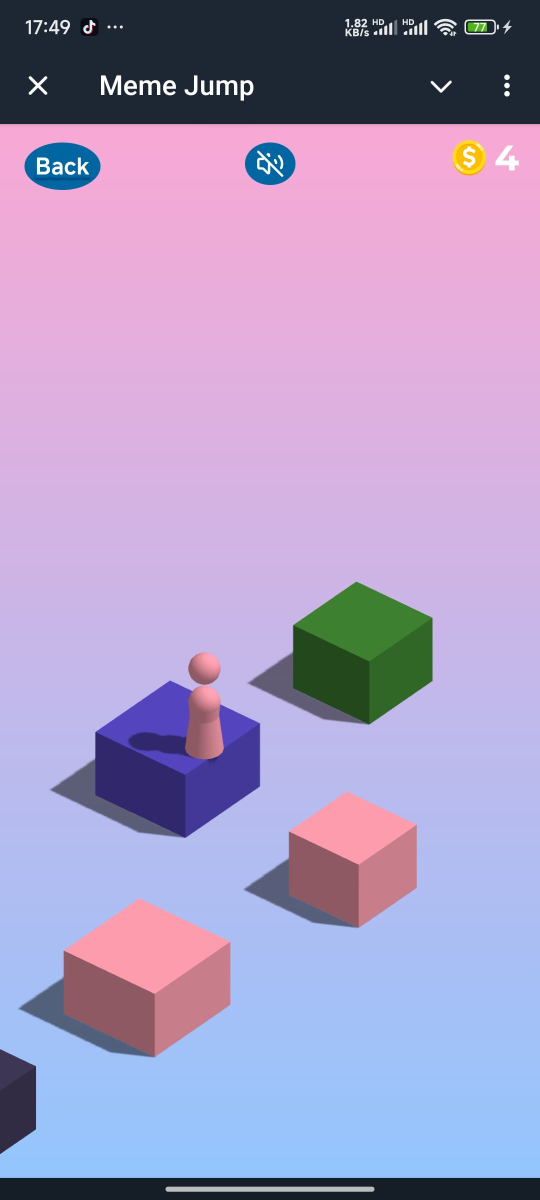
#> input picture 4.png, 1080 x 2400 px (shown at 1/2 size)
$ python edge_detect.py
#> lines starting #> are read from the running program, lines starting #| are printed output that depends on the picture; after the words box and inside, x2 and y2 are one past the last pixel; in counts of white or black regions, pixels touching at a corner belong together
import cv2


# [48 lines left out: function test, not called in this run]


def get_target(input_filename):
#> called with input_filename = '4.png'
    image = cv2.imread(input_filename, cv2.IMREAD_GRAYSCALE)
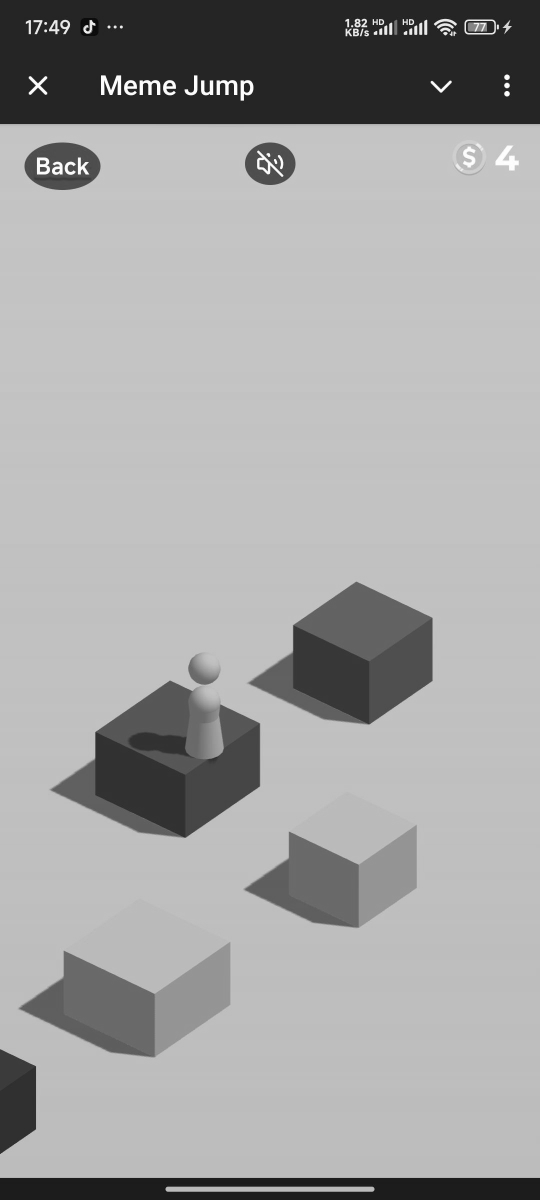
#> image: shape (2400, 1080) (shown at 1/2 size); min 0, max 255, mean 164.1
    h, w = image.shape
#> h = 2400; w = 1080

    image = cv2.Canny(image, threshold1=10, threshold2=20)
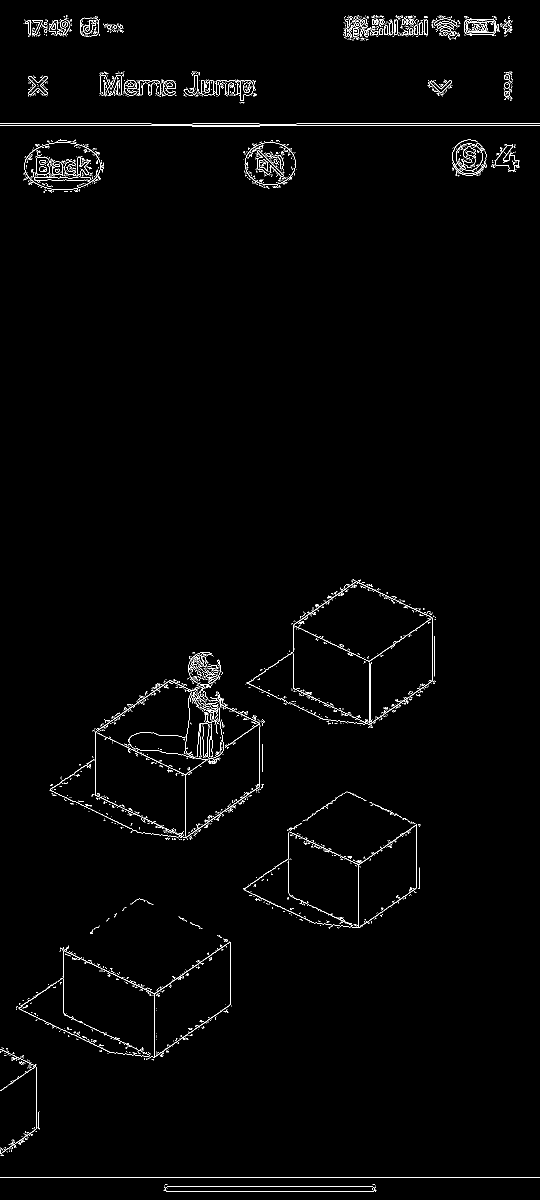
#> image: shape (2400, 1080) (shown at 1/2 size); 1.3% white in thin lines or dots
    image = cv2.rectangle(image, (0, 0), (1080, 400), (0, 0, 0), thickness=cv2.FILLED)
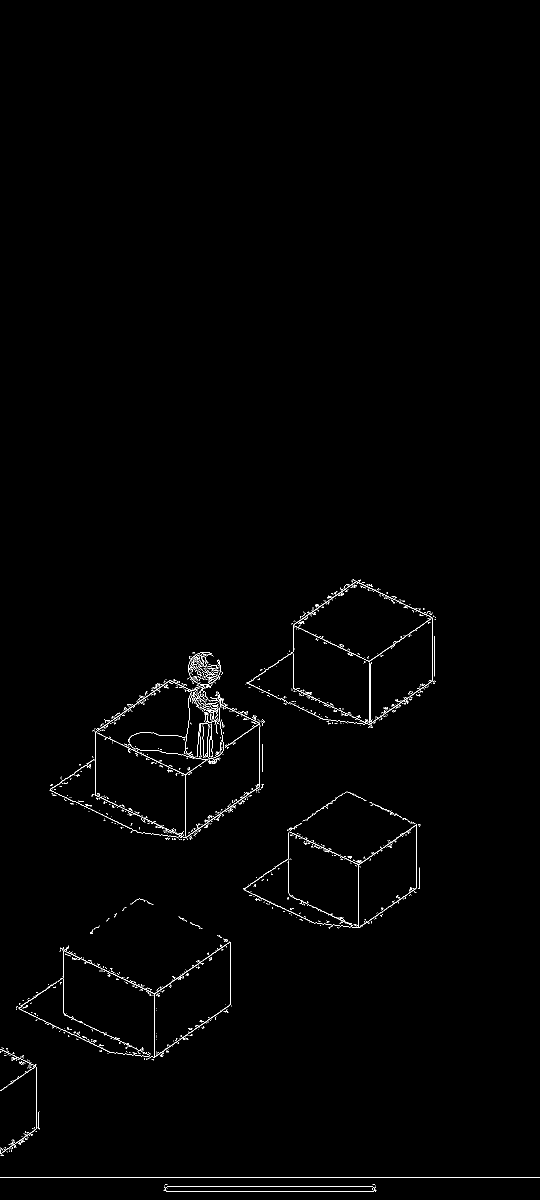
#> image: shape (2400, 1080) (shown at 1/2 size); 0.74% white in thin lines or dots, all inside (x1, y1, x2, y2) = (0, 1159, 1080, 2384)
    _, image = cv2.threshold(image, 127, 255, cv2.THRESH_BINARY)

    mmin_y = h
#> mmin_y = 2400

    for i in range(h):
        for j in range(w):
            if image[i, j] == 255:
                if i < mmin_y:
                    mmin_y = i
#> after the loop, mmin_y = 1159

    min_y = mmin_y
#> min_y = 1159
    min_x = w
#> min_x = 1080
    count_x = 0
    for i in range(h):
        for j in range(w):
            if image[i, j] == 255:
                if i < mmin_y + 10:
                    min_x += j
                    count_x += 1
#> after the loop, count_x = 69; min_x = 50306

    min_x = int(min_x / count_x)
#> min_x = 729
    min_y = min_y + 80
#> min_y = 1239
    for i in range(50):
        for j in range(50):
            image[min_y - 25 + i, min_x - 25 + j] = 255
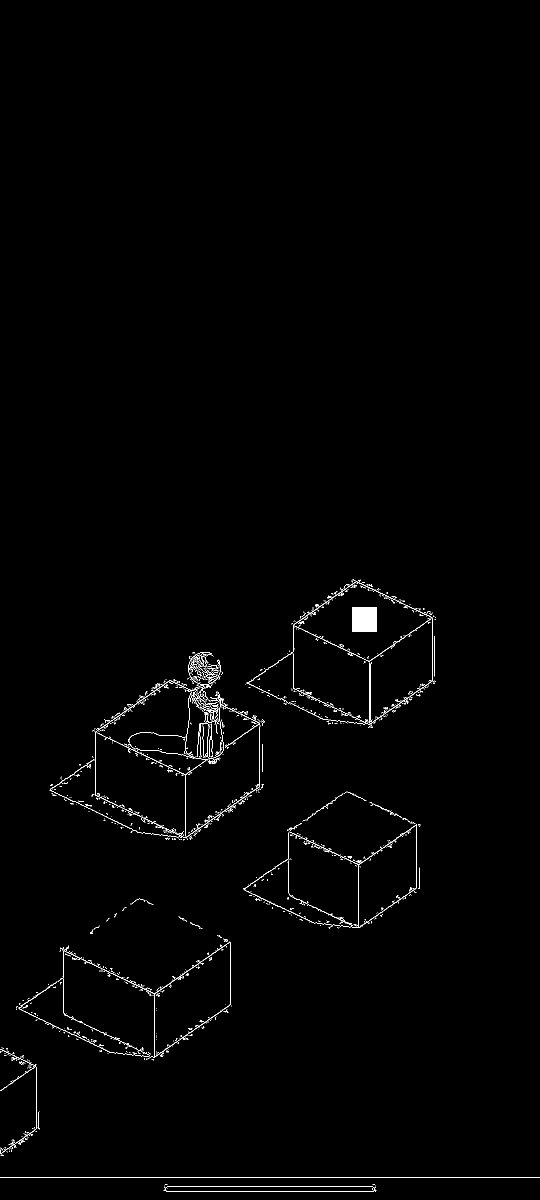
#> image: shape (2400, 1080) (shown at 1/2 size); 0.84% white in thin lines or dots, all inside (x1, y1, x2, y2) = (0, 1159, 1080, 2384)

    return (min_x, min_y)


if __name__ == "__main__":
    print(get_target("4.png"))

$ run again, with 1.png copied over 4.png
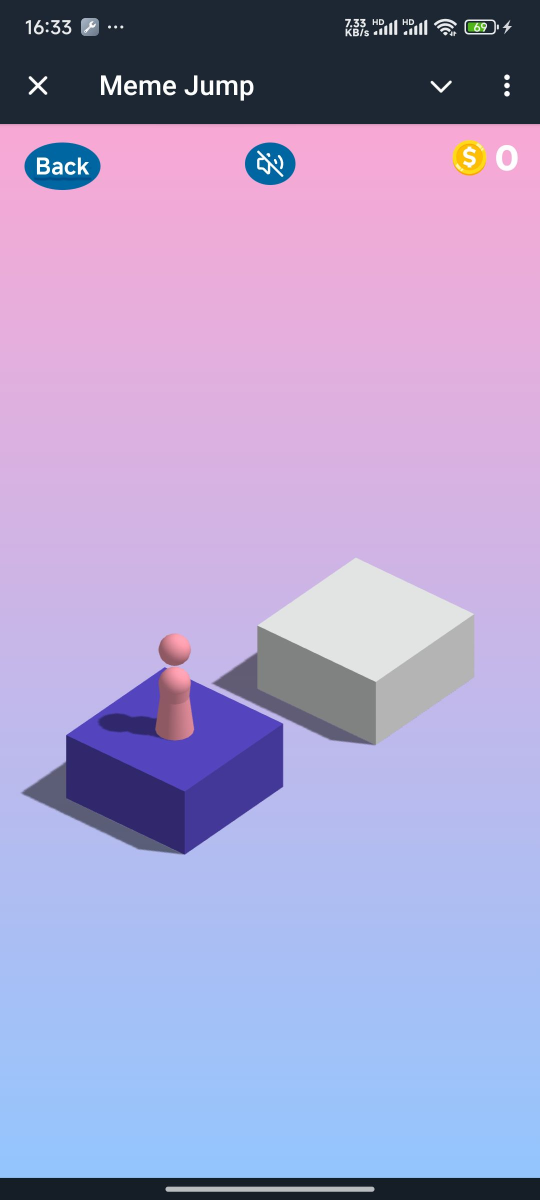
#> input picture 1.png, 1080 x 2400 px (shown at 1/2 size)
#> in get_target, `image = cv2.Canny(image, threshold1=10, threshold2=20)`:
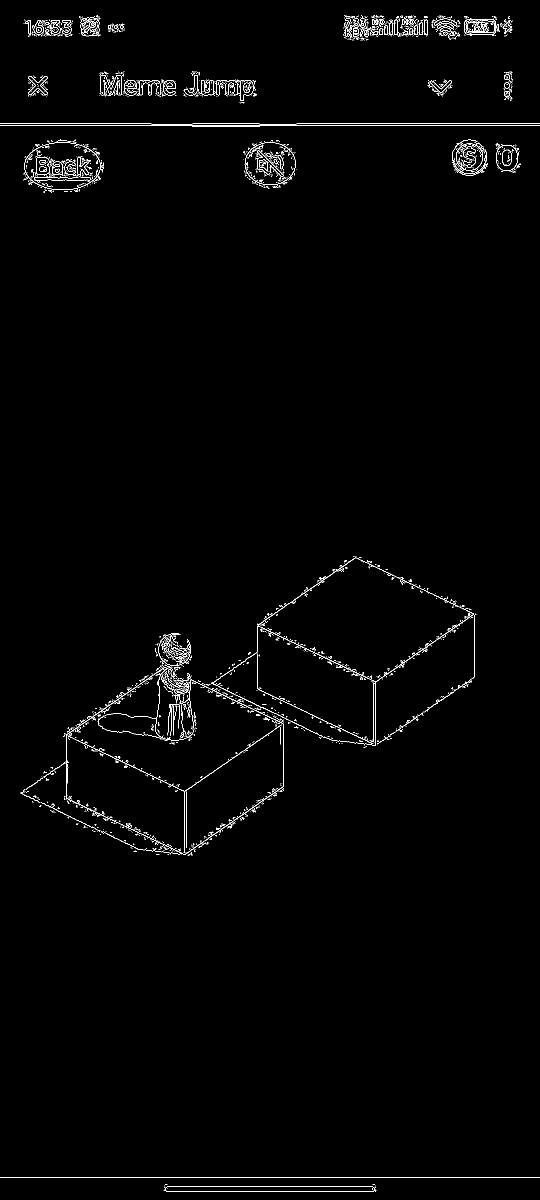
#> image: shape (2400, 1080) (shown at 1/2 size); 1.2% white in thin lines or dots
#> after the loop in get_target, `for i in range(50):`:
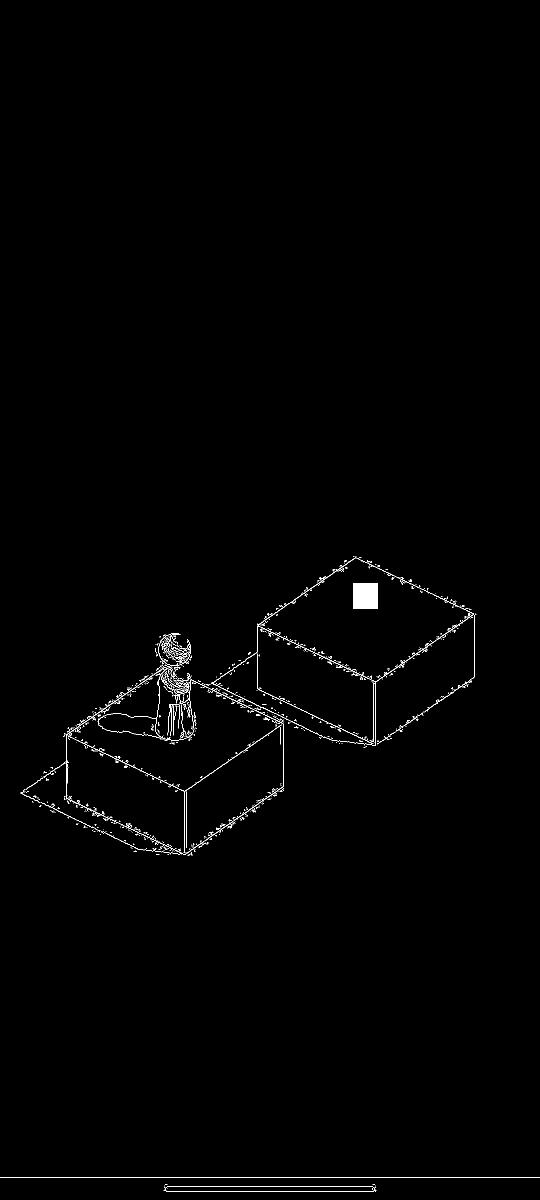
#> image: shape (2400, 1080) (shown at 1/2 size); 0.66% white in thin lines or dots, all inside (x1, y1, x2, y2) = (0, 1112, 1080, 2384)

$ run again, with 2.png copied over 4.png
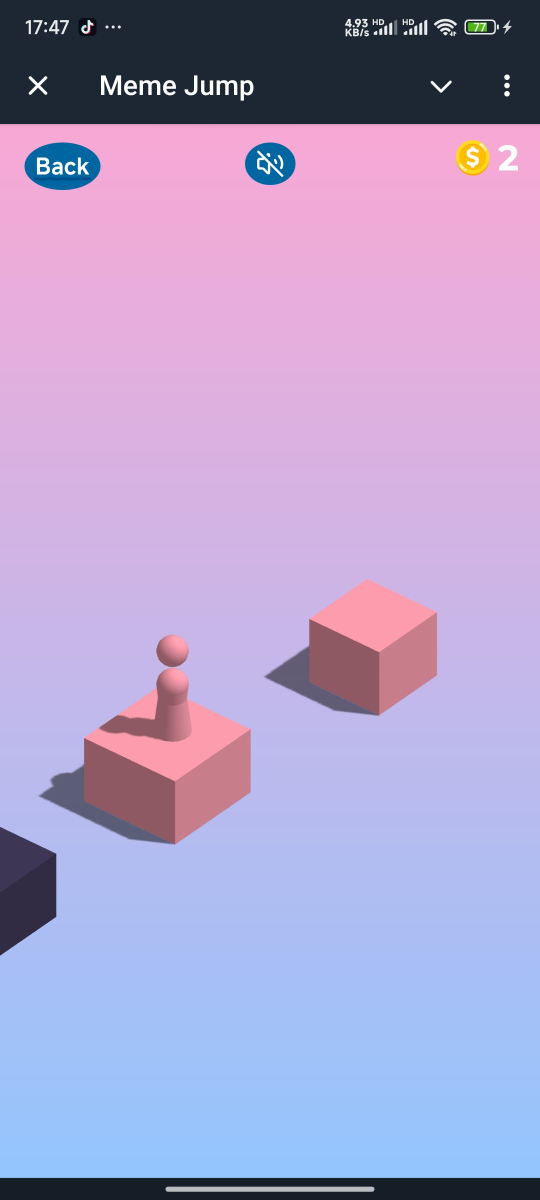
#> input picture 2.png, 1080 x 2400 px (shown at 1/2 size)
#> in get_target, `image = cv2.Canny(image, threshold1=10, threshold2=20)`:
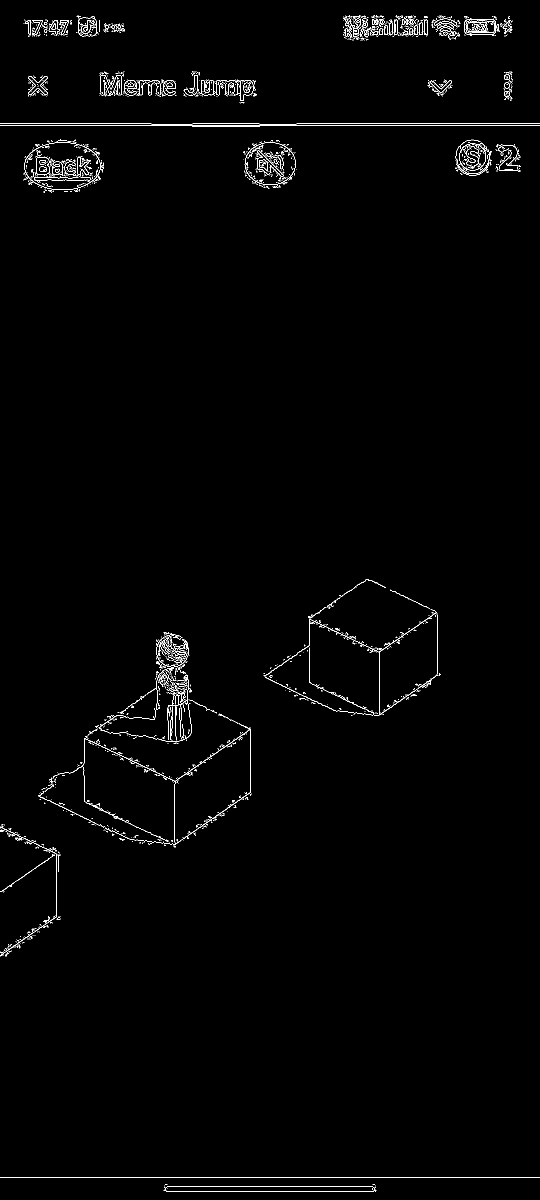
#> image: shape (2400, 1080) (shown at 1/2 size); 1.1% white in thin lines or dots
#> after the loop in get_target, `for i in range(50):`:
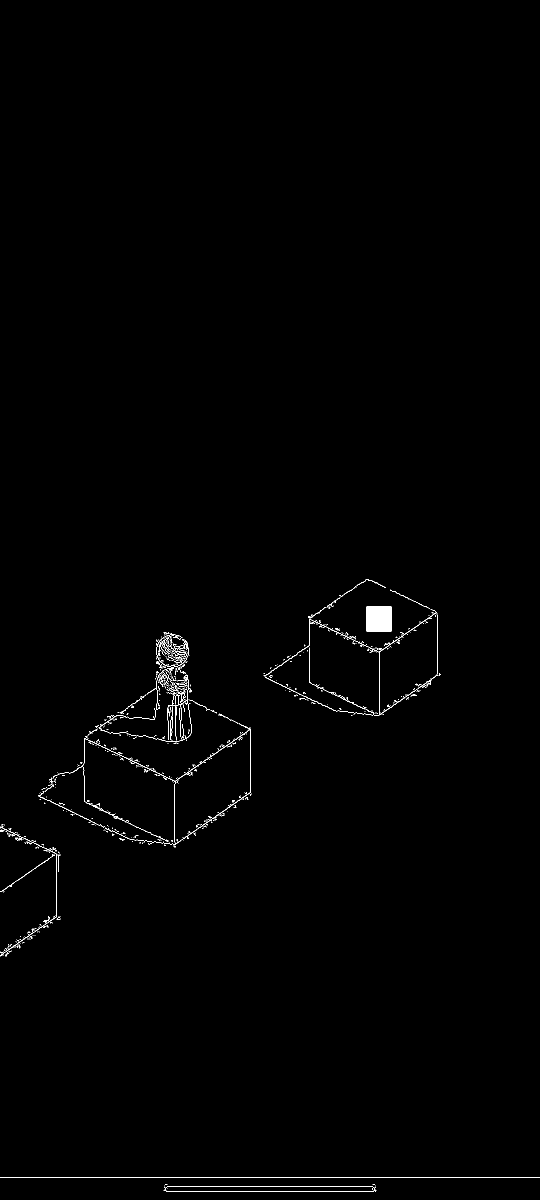
#> image: shape (2400, 1080) (shown at 1/2 size); 0.56% white; 768 white regions (712 under 20 px), largest, box (x1, y1, x2, y2) and area: (733, 1213, 783, 1263) 2500, (529, 1225, 876, 1432) 1327, (119, 1459, 502, 1689) 1296

$ run again, with 3.png copied over 4.png
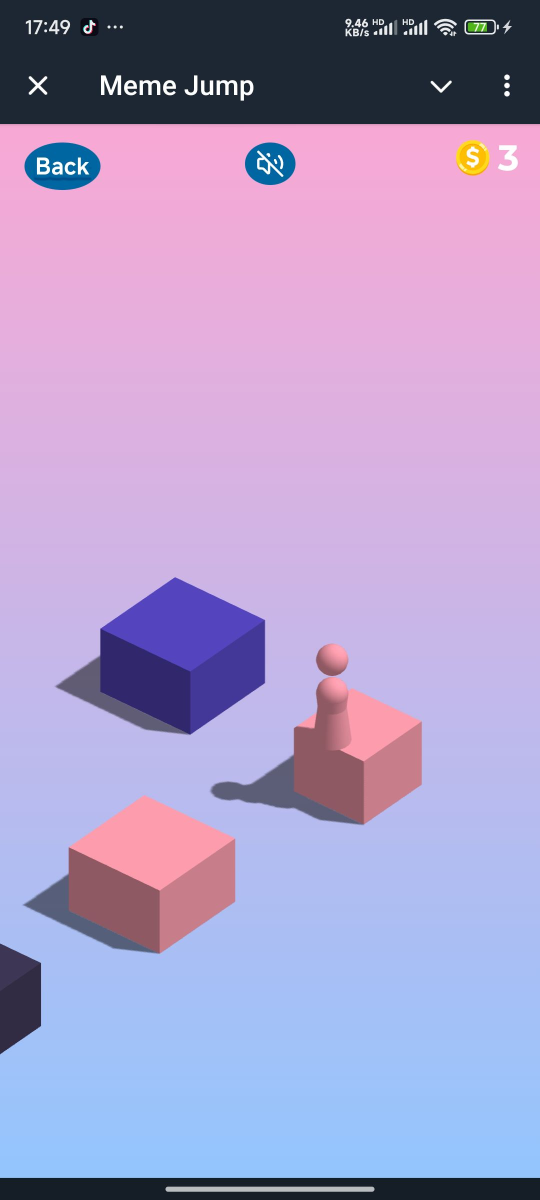
#> input picture 3.png, 1080 x 2400 px (shown at 1/2 size)
#> in get_target, `image = cv2.Canny(image, threshold1=10, threshold2=20)`:
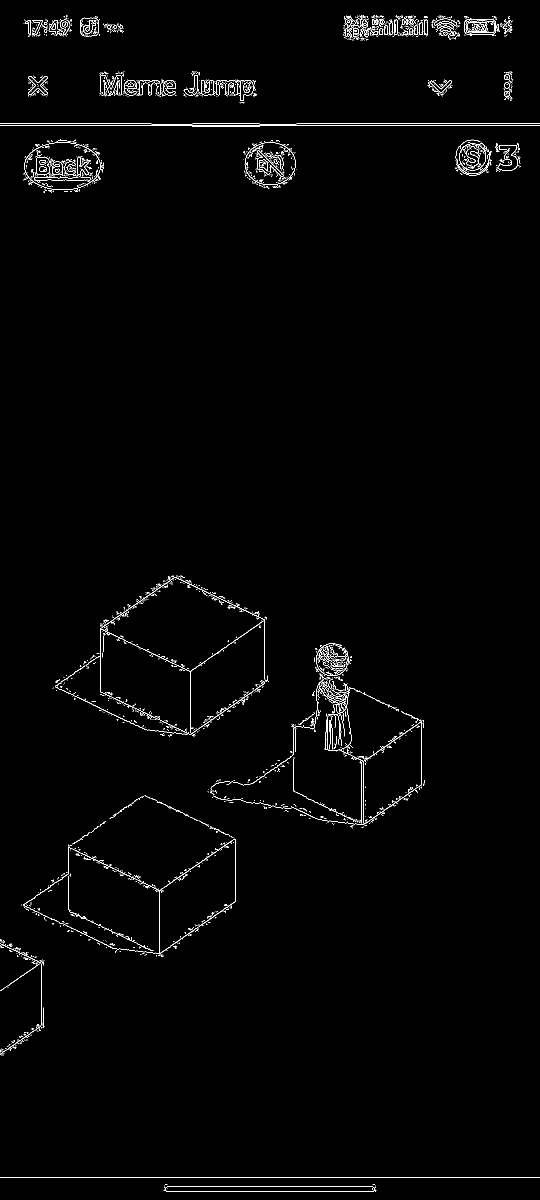
#> image: shape (2400, 1080) (shown at 1/2 size); 1.2% white in thin lines or dots
#> after the loop in get_target, `for i in range(50):`:
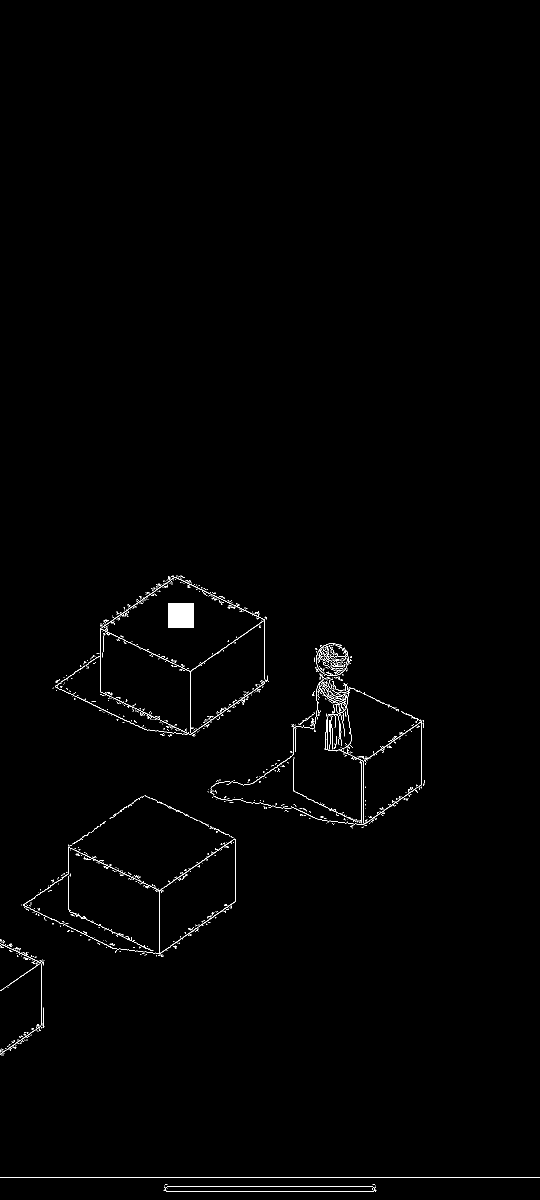
#> image: shape (2400, 1080) (shown at 1/2 size); 0.71% white in thin lines or dots, all inside (x1, y1, x2, y2) = (0, 1151, 1080, 2384)
